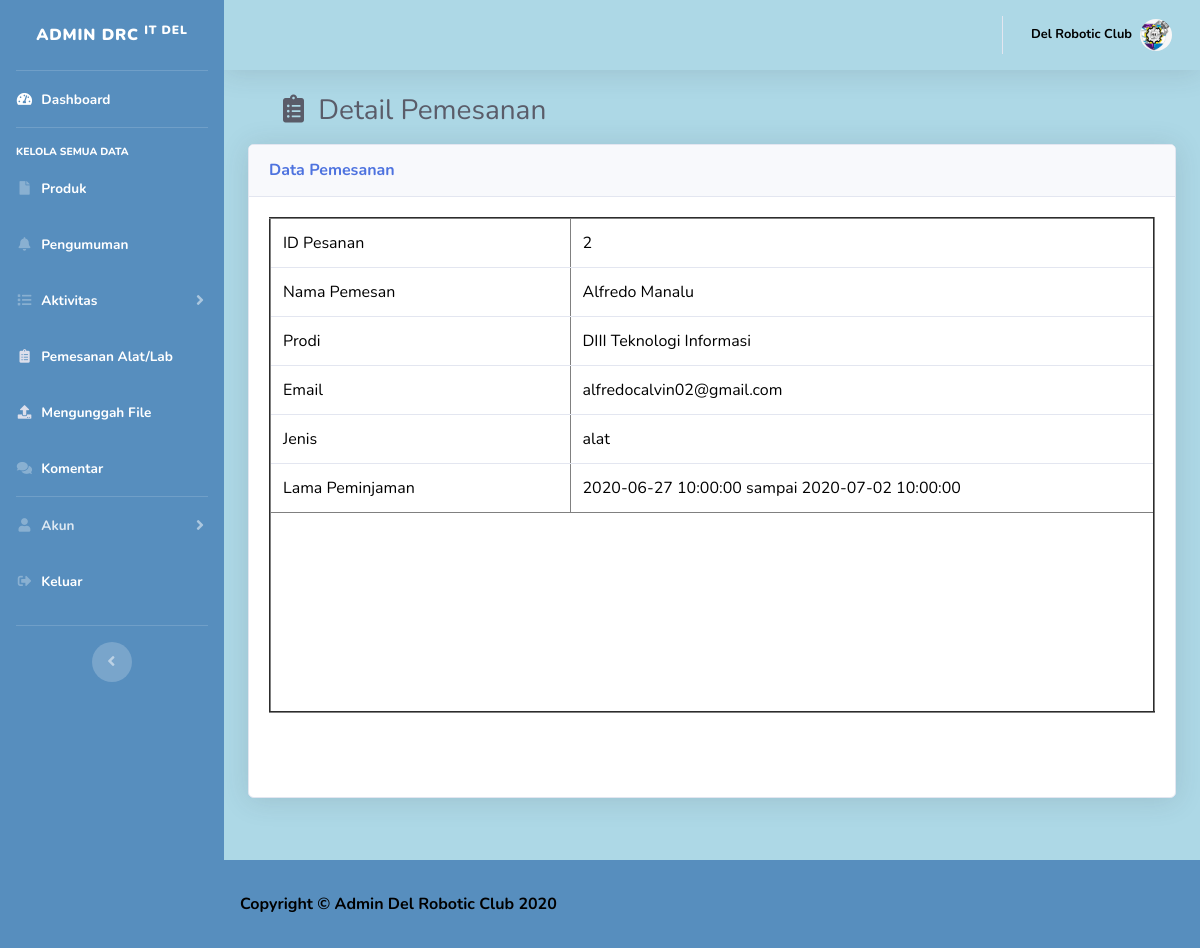
The app's page /admin/detail_pemesanan.php?id=2 with its own data.
### tables this page shows
CREATE TABLE `pemesanan` (
  `id_pemesanan` int(5) NOT NULL,
  `nama_lengkap` varchar(100) NOT NULL,
  `prodi` varchar(40) NOT NULL,
  `email` varchar(45) NOT NULL,
  `nama` varchar(45) NOT NULL,
  `jenis` varchar(40) NOT NULL,
  `tgl_pinjam` timestamp NOT NULL DEFAULT CURRENT_TIMESTAMP,
  `tgl_kembali` timestamp NOT NULL DEFAULT CURRENT_TIMESTAMP
);

### admin/detail_pemesanan.php (the view, shortened to what this page needs)
<!DOCTYPE html>
<html lang="en">
	<head>
		<?php
			include 'commons/header.php';
		?>
	</head>
	<body id="page-top">
		<div id="wrapper">
			<div class="container-fluid">
				<h1 style="color:black" class="h3 mb-2 text-gray-800">&emsp;<span class="fas fa-fw fa-clipboard-list"></span>&nbsp;Detail Pemesanan</h1>
				<div class="card shadow mb-4">
					<div class="card-header py-3">
						<h6 class="m-0 font-weight-bold text-primary">Data Pemesanan</h6>
					</div>
					<div class="card-body">
						<div class="table-responsive">
							<?php
								include 'database/koneksi.php';
							?>
							<?php
								$id_pesanan=mysqli_real_escape_string($koneksi, $_GET['id']);
								$det=mysqli_query($koneksi, "SELECT * FROM pemesanan WHERE id_pemesanan='$id_pesanan'")or die(mysql_error());
								while($d=mysqli_fetch_array($det)){
									?>
									<table class="table" border="2" style="background:white;color:black;   ">
										<tr>
											<td style="width:300px;">ID Pesanan</td>
											<td><?php echo $d['id_pemesanan'] ?></td>
										</tr>
										<tr>
											<td>Nama Pemesan</td>
											<td><?php echo $d['nama_lengkap'] ?></td>
										</tr>
										<tr>
											<td>Prodi</td>
											<td><?php echo $d['prodi'] ?></td>
										</tr>
                                        <tr>
											<td>Email</td>
											<td><?php echo $d['email'] ?></td>
										</tr>
                                        <tr>
											<td>Jenis</td>
											<td><?php echo $d['jenis'] ?></td>
										</tr>
                                        <tr>
											<td>Lama Peminjaman</td>
											<td><?php echo $d['tgl_pinjam'] ?> sampai <?php echo $d['tgl_kembali'] ?></td>
										</tr>
                                        <tr style="height:200px;">
                                        </tr>
									</table>
							<?php } ?><br><br>
						</div>
					</div>
				</div>
                <a style="color:black;" class="btn" href="pemesanan.php" class="fas fa-fw fa-arrow-left">
					<span class="fa fa-sign-out-alt" style="margin-left:1400px;">&nbsp;Kembali</span><br>
				</a>
			</div>
            </div>
	<?php
	    include 'commons/footer.php'
	?>
</body>
</html>

### records on screen
pemesanan: id_pemesanan "2", nama_lengkap "Alfredo Manalu", prodi "DIII Teknologi Informasi", email "alfredocalvin02@gmail.com", jenis "alat", tgl_pinjam "2020-06-27 10:00:00", tgl_kembali "2020-07-02 10:00:00"
